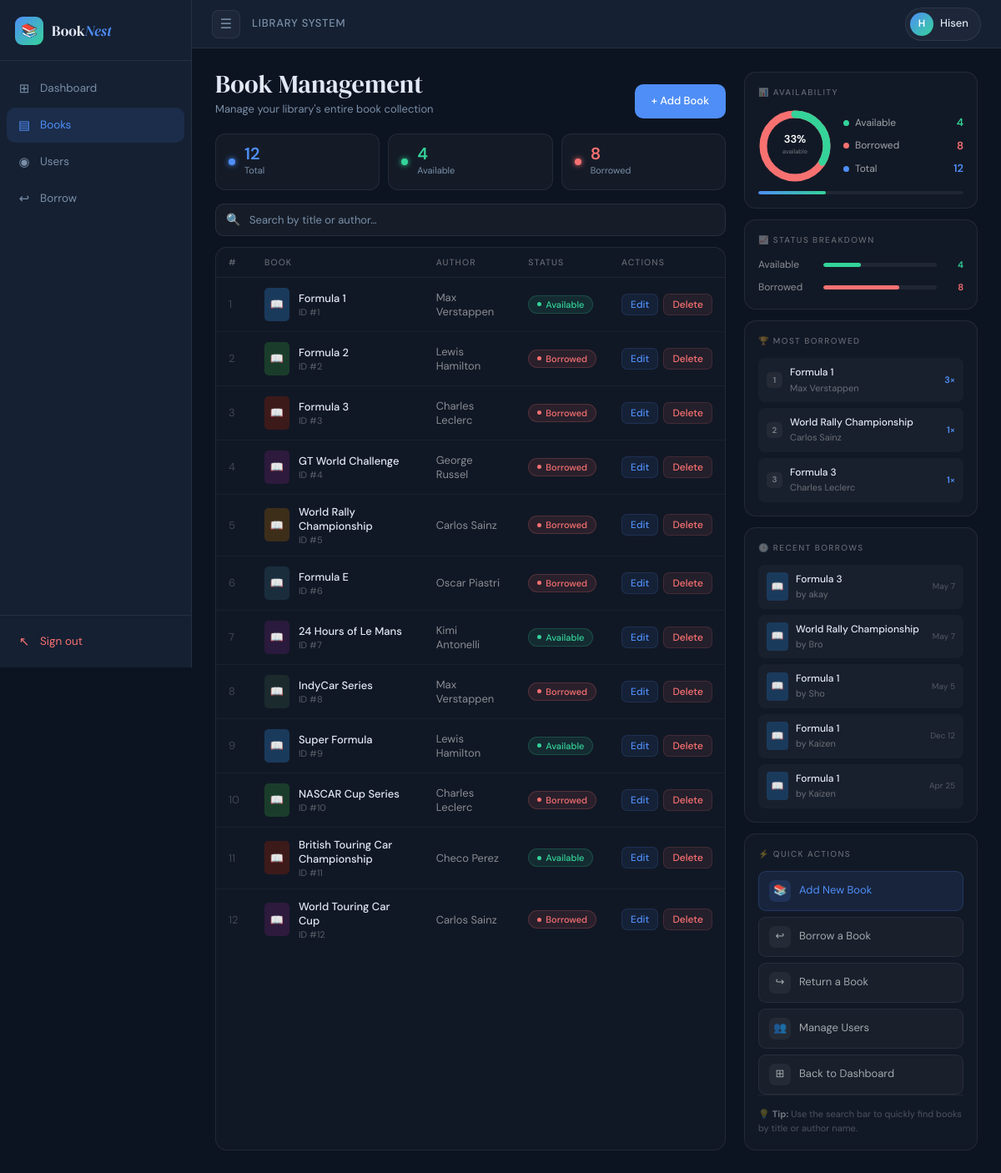
Page /books.php (signed in) on the committed database.
### tables this page shows
CREATE TABLE `books` (
  `id` int(11) NOT NULL,
  `title` varchar(255) NOT NULL,
  `author` varchar(255) NOT NULL,
  `status` enum('Available','Borrowed') DEFAULT 'Available'
);

CREATE TABLE `borrow_records` (
  `id` int(11) NOT NULL,
  `user_name` varchar(255) NOT NULL,
  `book_id` int(11) DEFAULT NULL,
  `borrow_date` date DEFAULT NULL,
  `return_date` date DEFAULT NULL,
  `status` enum('Borrowed','Returned') DEFAULT 'Borrowed'
);

### books.php (the view, shortened to what this page needs)
<?php
include 'db.php';
include 'header.php';
$total     = $conn->query("SELECT COUNT(*) as t FROM books")->fetch_assoc()['t'];
$available = $conn->query("SELECT COUNT(*) as t FROM books WHERE status='Available'")->fetch_assoc()['t'];
$borrowed  = $conn->query("SELECT COUNT(*) as t FROM books WHERE status='Borrowed'")->fetch_assoc()['t'];
$pct       = $total > 0 ? round(($available/$total)*100) : 0;
$r = 38; $circ = 2*M_PI*$r;
$availDash = $total > 0 ? ($available/$total)*$circ : 0;
$borrowDash = $circ - $availDash;
?>
<div class="books-shell">
  <div class="books-left">
    <div class="page-head">
      <div><h1>Book Management</h1><p>Manage your library's entire book collection</p></div>
      <a href="add_book.php" class="btn-primary" style="padding:10px 20px;">+ Add Book</a>
    </div>
    <div class="mini-stats">
      <div class="mini-stat"><div class="mini-stat-dot" style="background:#4f8ef7;box-shadow:0 0 6px #4f8ef7"></div><div><div class="mini-stat-num" style="color:#4f8ef7"><?=$total?></div><div class="mini-stat-label">Total</div></div></div>
      <div class="mini-stat"><div class="mini-stat-dot" style="background:#34d399;box-shadow:0 0 6px #34d399"></div><div><div class="mini-stat-num" style="color:#34d399"><?=$available?></div><div class="mini-stat-label">Available</div></div></div>
      <div class="mini-stat"><div class="mini-stat-dot" style="background:#f87171;box-shadow:0 0 6px #f87171"></div><div><div class="mini-stat-num" style="color:#f87171"><?=$borrowed?></div><div class="mini-stat-label">Borrowed</div></div></div>
    </div>
    <div class="search-wrap">
      <span class="search-icon">🔍</span>
      <input type="text" id="bookSearch" placeholder="Search by title or author…">
    </div>
    <div class="books-table-wrap">
      <table id="bookTable">
        <thead><tr><th>#</th><th>Book</th><th>Author</th><th>Status</th><th>Actions</th></tr></thead>
        <tbody>
          <?php
          $colors=['#1a3a5c','#1a3d2b','#3d1a1a','#2d1a3d','#3d2e1a','#1a2d3d','#2a1a3d','#1a2a2d'];
          $result=$conn->query("SELECT * FROM books");
          while($book=$result->fetch_assoc()):
            $c=$colors[($book['id']-1)%count($colors)];
          ?>
          <tr>
            <td style="color:rgba(255,255,255,0.2);width:34px"><?=$book['id']?></td>
            <td><div class="book-cell"><div class="book-icon" style="background:<?=$c?>">📖</div><div><div class="book-title"><?=htmlspecialchars($book['title'])?></div><div class="book-id">ID #<?=$book['id']?></div></div></div></td>
            <td style="color:rgba(255,255,255,0.5)"><?=htmlspecialchars($book['author'])?></td>
            <td><?php if($book['status']=='Available'): ?><span class="badge available">Available</span><?php else: ?><span class="badge borrowed">Borrowed</span><?php endif; ?></td>
            <td><div class="row-actions"><a href="edit_book.php?id=<?=$book['id']?>" class="row-btn edit">Edit</a><a href="books.php?delete=<?=$book['id']?>" class="row-btn del" onclick="return confirm('Delete this book?')">Delete</a></div></td>
          </tr>
          <?php endwhile; ?>
        </tbody>
      </table>
    </div>
  </div>
  <div class="books-right">
    <div class="panel">
      <div class="panel-label">📊 Availability</div>
      <div class="avail-ring-wrap">
        <svg width="88" height="88" viewBox="0 0 88 88" style="flex-shrink:0">
          <circle cx="44" cy="44" r="<?=$r?>" fill="none" stroke="rgba(255,255,255,0.06)" stroke-width="9"/>
          <circle cx="44" cy="44" r="<?=$r?>" fill="none" stroke="#f87171" stroke-width="9" stroke-dasharray="<?=$circ?>" stroke-dashoffset="0" transform="rotate(-90 44 44)"/>
          <circle cx="44" cy="44" r="<?=$r?>" fill="none" stroke="#34d399" stroke-width="9" stroke-dasharray="<?=$availDash?> <?=$borrowDash?>" stroke-dashoffset="0" stroke-linecap="round" transform="rotate(-90 44 44)"/>
          <text x="44" y="40" text-anchor="middle" fill="white" font-size="13" font-weight="600" font-family="DM Sans"><?=$pct?>%</text>
          <text x="44" y="53" text-anchor="middle" fill="rgba(255,255,255,0.4)" font-size="7.5" font-family="DM Sans">available</text>
        </svg>
        <div class="ring-legend">
          <div class="ring-legend-item"><div class="ring-legend-left"><div class="ring-dot" style="background:#34d399"></div>Available</div><div class="ring-val" style="color:#34d399"><?=$available?></div></div>
          <div class="ring-legend-item"><div class="ring-legend-left"><div class="ring-dot" style="background:#f87171"></div>Borrowed</div><div class="ring-val" style="color:#f87171"><?=$borrowed?></div></div>
          <div class="ring-legend-item"><div class="ring-legend-left"><div class="ring-dot" style="background:#4f8ef7"></div>Total</div><div class="ring-val" style="color:#4f8ef7"><?=$total?></div></div>
        </div>
      </div>
      <div class="prog-track"><div class="prog-fill" style="width:<?=$pct?>%"></div></div>
    </div>
    <div class="panel">
      <div class="panel-label">📈 Status Breakdown</div>
      <div class="breakdown">
        <div class="breakdown-row"><div class="breakdown-label">Available</div><div class="breakdown-bar-wrap"><div class="breakdown-bar" style="width:<?=$total>0?round(($available/$total)*100):0?>%;background:#34d399"></div></div><div class="breakdown-val" style="color:#34d399"><?=$available?></div></div>
        <div class="breakdown-row"><div class="breakdown-label">Borrowed</div><div class="breakdown-bar-wrap"><div class="breakdown-bar" style="width:<?=$total>0?round(($borrowed/$total)*100):0?>%;background:#f87171"></div></div><div class="breakdown-val" style="color:#f87171"><?=$borrowed?></div></div>
      </div>
    </div>
    <div class="panel">
      <div class="panel-label">🏆 Most Borrowed</div>
      <div class="top-books">
        <?php
        $mb=$conn->query("SELECT b.title,b.author,COUNT(br.id) as times FROM borrow_records br JOIN books b ON br.book_id=b.id GROUP BY br.book_id ORDER BY times DESC LIMIT 5");
        if($mb&&$mb->num_rows>0){$rank=1;while($row=$mb->fetch_assoc()):?>
        <div class="top-book-row"><div class="top-book-rank"><?=$rank?></div><div class="top-book-info"><div class="top-book-title"><?=htmlspecialchars($row['title'])?></div><div class="top-book-author"><?=htmlspecialchars($row['author'])?></div></div><div class="top-book-count"><?=$row['times']?>×</div></div>
        <?php $rank++;endwhile;}else{echo '<div style="font-size:12px;color:rgba(255,255,255,0.3);text-align:center;padding:10px 0">No history yet</div>';}?>
      </div>
    </div>
    <div class="panel">
      <div class="panel-label">🕒 Recent Borrows</div>
      <div class="rb-list">
        <?php
        $rb=$conn->query("SELECT br.user_name,b.title,br.borrow_date FROM borrow_records br JOIN books b ON br.book_id=b.id ORDER BY br.id DESC LIMIT 5");
        if($rb&&$rb->num_rows>0){while($r=$rb->fetch_assoc()):?>
        <div class="rb-row"><div class="rb-icon" style="background:#1a3a5c">📖</div><div class="rb-info"><div class="rb-title"><?=htmlspecialchars($r['title'])?></div><div class="rb-by">by <?=htmlspecialchars($r['user_name'])?></div></div><div class="rb-date"><?=date('M j',(int)strtotime($r['borrow_date']))?></div></div>
        <?php endwhile;}else{echo '<div style="font-size:12px;color:rgba(255,255,255,0.3);text-align:center;padding:10px 0">No records yet</div>';}?>
      </div>
    </div>
    <div class="panel filler-panel">
      <div class="panel-label">⚡ Quick Actions</div>
      <div class="qa-list">
        <a href="add_book.php" class="qa-item primary"><div class="qa-icon">📚</div>Add New Book</a>
        <a href="borrow.php" class="qa-item"><div class="qa-icon">↩</div>Borrow a Book</a>
        <a href="return.php" class="qa-item"><div class="qa-icon">↪</div>Return a Book</a>
        <a href="users.php" class="qa-item"><div class="qa-icon">👥</div>Manage Users</a>
        <a href="dashboard.php" class="qa-item"><div class="qa-icon">⊞</div>Back to Dashboard</a>
      </div>
      <div style="margin-top:auto;padding-top:14px;border-top:0.5px solid rgba(255,255,255,0.06);">
        <div style="font-size:11px;color:rgba(255,255,255,0.25);line-height:1.6;">
          💡 <strong style="color:rgba(255,255,255,0.4)">Tip:</strong> Use the search bar to quickly find books by title or author name.
        </div>
      </div>
    </div>
  </div>
</div>
<?php include 'footer.php'; ?>

### style.css (style rules this page uses)
*, *::before, *::after { box-sizing: border-box; margin: 0; padding: 0; }
a { text-decoration: none; color: inherit; }
table { width: 100%; border-collapse: collapse; }
thead tr { border-bottom: 0.5px solid var(--border); }
th { padding: 11px 16px; text-align: left; font-size: 11px; font-weight: 500; color: var(--text-muted); letter-spacing: 0.09em; text-transform: uppercase; background: transparent; }
td { padding: 13px 16px; font-size: 13.5px; border-bottom: 0.5px solid var(--border-soft); color: var(--text); }
tbody tr:last-child td { border-bottom: none; }
tr:nth-child(even) { background: transparent; }
.badge { display: inline-flex; align-items: center; padding: 3px 11px; border-radius: 20px; font-size: 12px; font-weight: 500; }
.badge.ok, .badge.available { background: var(--green-dim); color: var(--green); border: 0.5px solid rgba(52, 211, 153, 0.25); }
.badge.warn, .badge.borrowed { background: var(--red-dim); color: var(--red); border: 0.5px solid rgba(248, 113, 113, 0.25); }
input[type="text"], input[type="email"], input[type="password"], input[type="date"], input[type="number"], select, textarea { width: 100%; padding: 10px 14px; background: rgba(255, 255, 255, 0.05); border: 0.5px solid var(--border); border-radius: var(--radius); color: var(--text); font-family: var(--sans); font-size: 13.5px; outline: none; transition: border-color 0.15s; -webkit-appearance: none; appearance: none; }
input::placeholder, textarea::placeholder { color: var(--text-muted); }
button, .btn-primary { display: inline-flex; align-items: center; gap: 6px; background: var(--accent); color: white; padding: 9px 18px; border: none; border-radius: var(--radius); cursor: pointer; font-family: var(--sans); font-size: 13px; font-weight: 500; transition: all 0.15s ease; text-decoration: none; white-space: nowrap; }

### rows in the picture
books: id "1", title "Formula 1", author "Max Verstappen", status "Available"
books: id "2", title "Formula 2", author "Lewis Hamilton", status "Borrowed"
books: id "3", title "Formula 3", author "Charles Leclerc", status "Borrowed"
books: id "4", title "GT World Challenge", author "George Russel", status "Borrowed"
books: id "5", title "World Rally Championship", author "Carlos Sainz", status "Borrowed"
books: id "6", title "Formula E", author "Oscar Piastri", status "Borrowed"
books: id "7", title "24 Hours of Le Mans", author "Kimi Antonelli", status "Available"
books: id "8", title "IndyCar Series", author "Max Verstappen", status "Borrowed"
books: id "9", title "Super Formula", author "Lewis Hamilton", status "Available"
books: id "10", title "NASCAR Cup Series", author "Charles Leclerc", status "Borrowed"
books: id "11", title "British Touring Car Championship", author "Checo Perez", status "Available"
books: id "12", title "World Touring Car Cup", author "Carlos Sainz", status "Borrowed"
borrow_records: book.title "Formula 3", user_name "akay", borrow_date "May 7"
borrow_records: book.title "World Rally Championship", user_name "Bro", borrow_date "May 7"
borrow_records: book.title "Formula 1", user_name "Sho", borrow_date "May 5"
borrow_records: book.title "Formula 1", user_name "Kaizen", borrow_date "Dec 12"
borrow_records: book.title "Formula 1", user_name "Kaizen", borrow_date "Apr 25"

### other values in the picture
$initial "H"
$name "Hisen"
$total "12"
$available "4"
$borrowed "8"
$pct "33"
$row['title'] "Formula 1"
$row['author'] "Max Verstappen"
$row['times'] "3"
$row['title'] "World Rally Championship"
$row['author'] "Carlos Sainz"
$row['times'] "1"
$row['title'] "Formula 3"
$row['author'] "Charles Leclerc"
